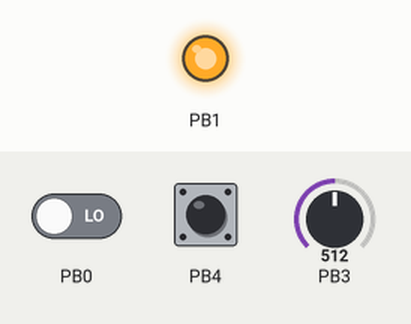
Recording of a program running on a simulated ATtiny13, built with avr-gcc and emulated at 9.6 MHz. On the bench: output pins drawn as LEDs (lit = HIGH). Inputs (shaded band) come from the test bench; at power-on: PB0 LOW, PB3 = 512, PB4 HIGH.

Above: at 0.1 s.
Timing chart, 0 to 1.6 s (numbered marks = the images above):
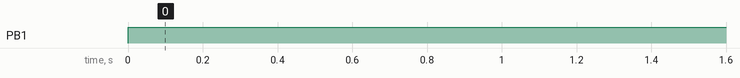

Measured:
- by itself, PB1: LOW → HIGH at 0.00 s

The program:

main.c
```c
#define F_CPU 9600000

#include <avr/io.h>
#include <util/delay.h>
#include <avr/interrupt.h>
#include <avr/wdt.h>
#include "eeprom.h"

void adc_init();
uint16_t check_sens();
uint8_t check_but();
uint8_t check_mov();

uint16_t sensor_val = 0;
uint16_t set_val = 0;
uint16_t hysteresis = 15;

int main(void)
{
	//relay output (PB1)
	DDRB |= (1 << DDB1);
	PORTB &= ~(1 << DDB1);

	//button input pullup (PB4)
	DDRB &= ~(1 << DDB4);
	PORTB |= (1 << DDB4);

	//movement sensor input
	DDRB &= ~(1 << DDB0);
	//PORTB |= (1 << DDB0);

	set_val = read_eeprom();
	if (set_val > 1024) set_val = 500;

	adc_init();
	wdt_enable(WDTO_8S);

	while (1)
	{
		sensor_val = check_sens();

		if (check_but())
		{
			save_eeprom(sensor_val);
			set_val = sensor_val;
			_delay_ms(100);
		}


		if (check_mov())
		{
			if (sensor_val > (set_val + hysteresis))
			{
				PORTB &= ~(1 << DDB1);
			}
		}
		else
		{
			PORTB |= (1 << DDB1);
		}

		wdt_reset();
	}
}


void adc_init(){
	ADCSRA = (1 << ADEN)|(1 << ADPS1)|(1 << ADPS0); // Enable ADC, prescaler 64
}


uint16_t check_sens(){

	ADMUX = (1 << MUX0)|(1 << MUX1); //PB3 select
	ADCSRA |= (1 << ADSC); //start conversion

	while((ADCSRA & (1 << ADSC))); //wait for conversion

	return (uint16_t)ADC;
}


uint8_t check_but(){
	if (PINB & (1 << DDB4)) return 0; //inverse
	else return 1;
}


uint8_t check_mov(){
	if (PINB & (1 << DDB0)) return 1;
	else return 0;
}
```

eeprom.c
```c
#include "eeprom.h"

void eeprom_write_byte(unsigned char ucAddress, unsigned char ucData){
	while(EECR & (1<<EEPE));

	EECR = (0<<EEPM1)|(0<<EEPM0);//set programming mode

	EEARL = ucAddress;	//set address
	EEDR = ucData;		//data to write

	EECR |= (1<<EEMPE); //write enable

	EECR |= (1<<EEPE);	//start eeprom write
}

uint8_t eeprom_read_byte(uint8_t ucAddress){
	while(EECR & (1<<EEPE));

	EEARL = ucAddress; //Set up address register

	EECR |= (1<<EERE); //Start eeprom read by writing EERE

	return EEDR;
}

void save_eeprom(uint16_t data){
	uint8_t dataH = data >> 8;
	uint8_t dataL = data;

	eeprom_write_byte(0, dataH);
	eeprom_write_byte(1, dataL);
}

uint16_t read_eeprom(){
	uint16_t data_out = 0;

	uint8_t dataH = eeprom_read_byte(0);
	uint8_t dataL = eeprom_read_byte(1);

	data_out |= (uint16_t)(dataH << 8);
	data_out |= (uint16_t)(dataL);

	return data_out;
}
```

eeprom.h
```c
#ifndef EEPROM_LIB
#define EEPROM_LIB

#include <avr/io.h>

void save_eeprom();
uint16_t read_eeprom();

#endif
```
